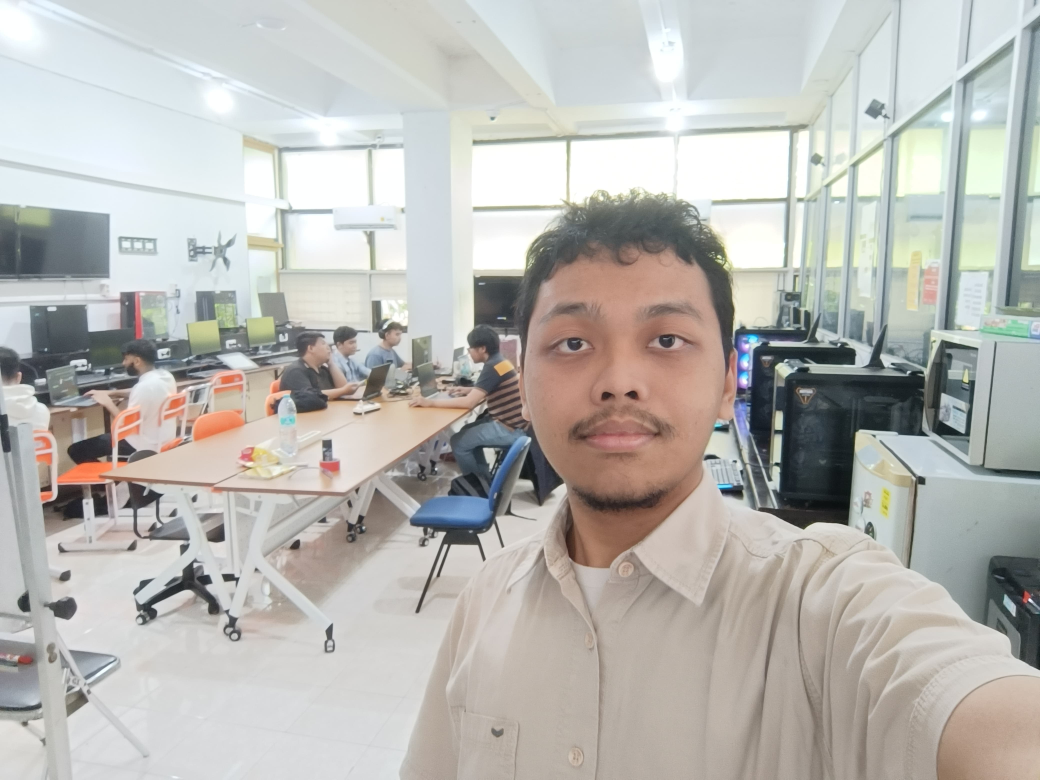
#> input picture rifqa/ExamplePerson/ExamplePerson.jpg, 4160 x 3119 px, given in place of the camera (shown at 1/4 size)
$ python practice17_MiDasDisparity.py
#> lines starting #> are read from the running program, lines starting #| are printed output that depends on the picture; after the words box and inside, x2 and y2 are one past the last pixel; in counts of white or black regions, pixels touching at a corner belong together
#> further down, frame is the input picture: shape (3119, 4160, 3); mean B, G, R 179.5, 183.7, 185.1
import cv2 as cv
import numpy as np
import torch

# Global variables to store depth and disparity maps
disparity_map = None
depth_map = None

# Function to handle mouse events
def on_mouse_click(event, x, y, flags, param):
    if event == cv.EVENT_LBUTTONDOWN:  # Check if the left mouse button was clicked
        if disparity_map is not None and depth_map is not None:
            disparity_value = disparity_map[y, x]
            depth_value = depth_map[y, x]
            print(f"Disparity at ({x}, {y}): {disparity_value}")
            print(f"Depth at ({x}, {y}): {depth_value:.2f} mm")

# Split the image frames
def frame_splitter(source_image: np.ndarray) -> tuple[np.ndarray, np.ndarray]:
    _, src_w, _ = source_image.shape
#> src_w = 4160
    hwd = int(src_w // 2)
#> hwd = 2080

    l_image = source_image[:, :hwd]
    r_image = source_image[:, hwd:]

    return l_image, r_image

# Load a pre-trained Depth Anything model (placeholder)
def apply_depth_anything(l_img):
    # Placeholder for actual Depth Anything model loading
    height, width = l_img.shape[:2]
    depth_anything_output = np.random.random((height, width)) * 255  # Placeholder for model output
    return depth_anything_output

# Function to create color bar for depth legend
def create_color_bar(colormap, height):
    color_bar = np.linspace(0, 255, 256).astype(np.uint8)
    color_bar = cv.applyColorMap(color_bar, colormap)
    color_bar = cv.resize(color_bar, (50, height))
    return color_bar

if __name__ == "__main__":

    # Open a connection to the camera (0 is usually the default camera)
    capture_device = cv.VideoCapture(0)

    # Check if the camera opened successfully
    if not capture_device.isOpened():
        print("Error: Could not open camera.")
        exit()

    # Create a StereoSGBM object with updated parameters
    stereo = cv.StereoSGBM_create(
        minDisparity=0,
        numDisparities=128,  # Must be divisible by 16
        blockSize=5,
        P1=8 * 3 * 5**2,
        P2=32 * 3 * 5**2,
        disp12MaxDiff=1,
        uniquenessRatio=10,
        speckleWindowSize=100,
        speckleRange=32
    )

    # Define the baseline distance (in mm)
    baseline = 45  # Baseline distance in mm

    # Define the focal length (in mm)
    focal_length = 400  # Example value, replace with your calculated focal length

    print("Starting, Press Q to exit..")

    while True:
        # Capture frame-by-frame
        ret, frame = capture_device.read()

        if not ret:
            print("Error: Can't receive frame. Exiting ...")
            break

        l_img, r_img = frame_splitter(frame)

        gl_img = cv.cvtColor(l_img, cv.COLOR_BGR2GRAY)
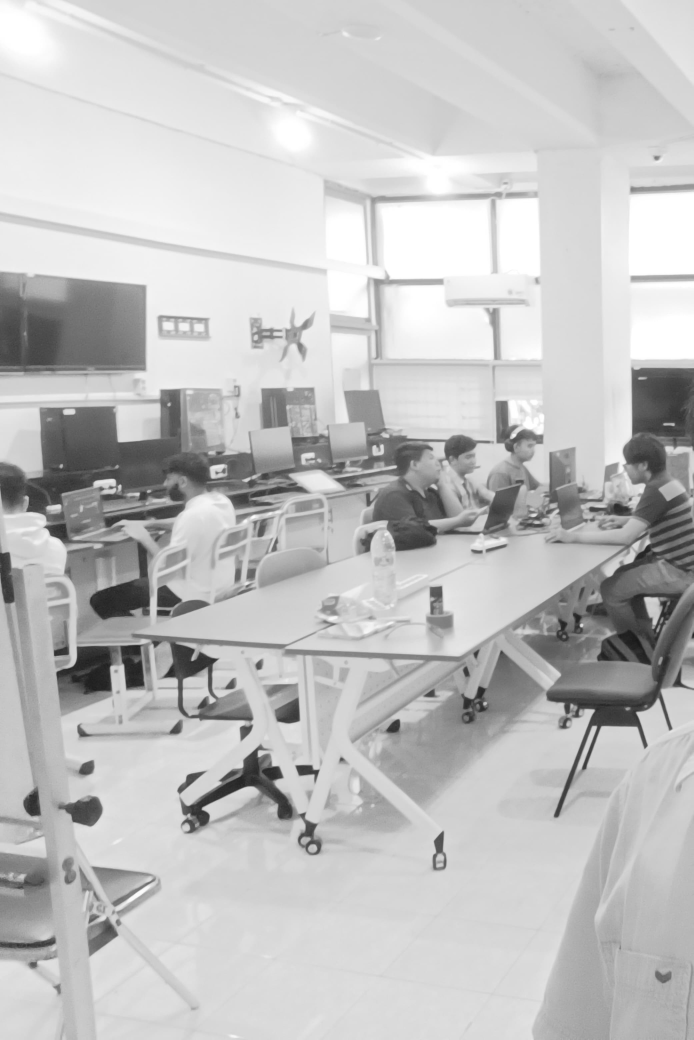
#> gl_img: shape (3119, 2080) (shown at 1/3 size); min 22, max 255, mean 193.5
        gr_img = cv.cvtColor(r_img, cv.COLOR_BGR2GRAY)
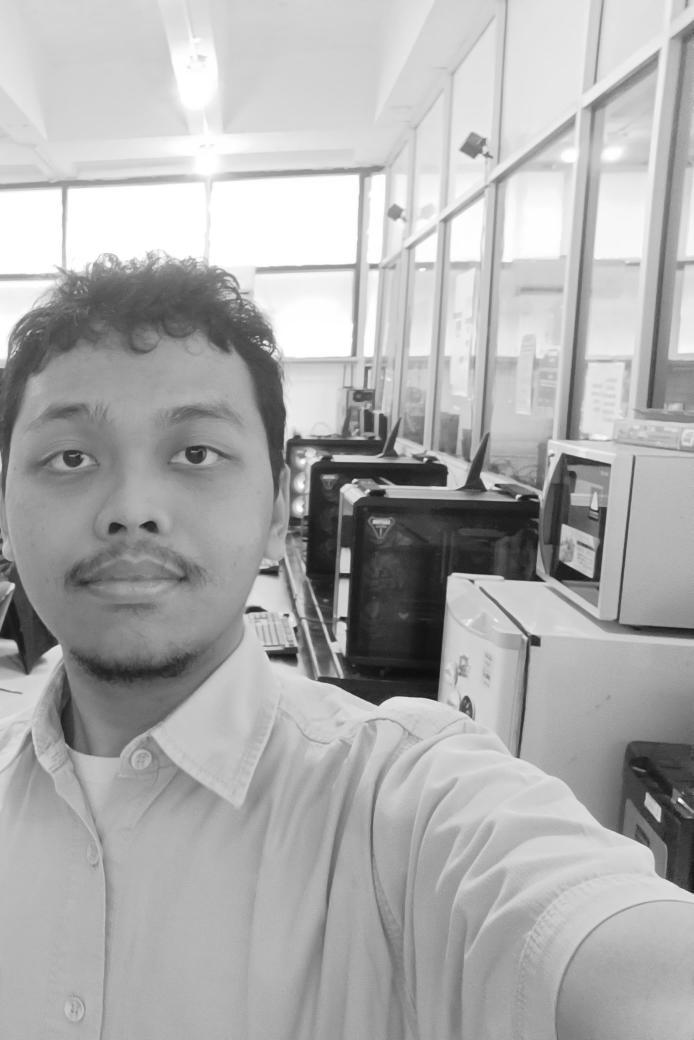
#> gr_img: shape (3119, 2080) (shown at 1/3 size); min 10, max 255, mean 173.8

        # Compute the disparity map with more detail
        disparity = stereo.compute(gl_img, gr_img).astype(np.float32)  # Convert to 32F (CV_32F)
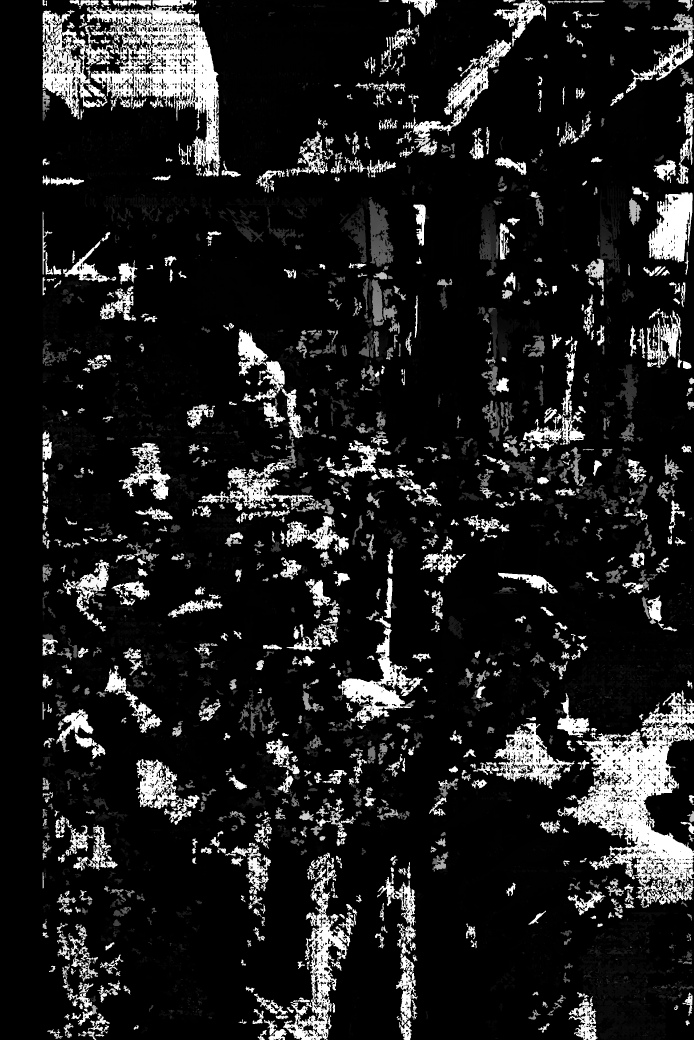
#> disparity: shape (3119, 2080) float32 (shown at 1/3 size); min -16, max 2032, mean 228.3; drawn with min black and max white

        # --- Apply Median and Bilateral Filters to Disparity Map ---
        disparity = cv.medianBlur(disparity, 5)  # Apply median filter to reduce noise
        disparity_filtered = cv.bilateralFilter(disparity, d=9, sigmaColor=75, sigmaSpace=75)  # Bilateral filter

        # Normalize the disparity map for visualization
        disparity_filtered = cv.normalize(disparity_filtered, None, alpha=0, beta=255, norm_type=cv.NORM_MINMAX)
        disparity_filtered = np.uint8(disparity_filtered)

        # Convert disparity to depth
        depth = (focal_length * baseline) / (disparity_filtered + 1e-6)

        # Apply Depth Anything model to refine depth
        depth_anything_output = apply_depth_anything(l_img)
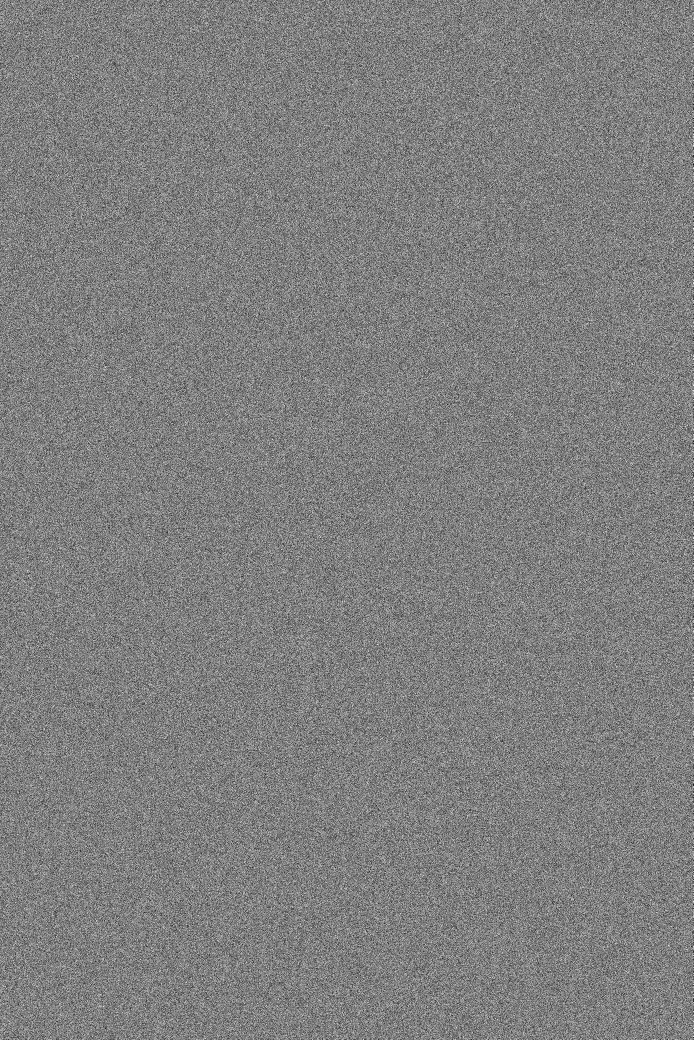
#> depth_anything_output: shape (3119, 2080) float64 (shown at 1/3 size); min 6.42e-06, max 255, mean 127.5

        # Combine disparity and Depth Anything output (give more weight to Depth Anything)
        combined_depth = 0.3 * depth + 0.7 * depth_anything_output

        # Normalize combined depth for visualization
        depth_normalized = cv.normalize(combined_depth, None, alpha=0, beta=255, norm_type=cv.NORM_MINMAX)
        depth_normalized = np.uint8(depth_normalized)

        # --- Masking based on combined depth map ---
        # Apply thresholding to create a binary mask
        mask_threshold_value = 100  # Adjust as needed
        _, mask = cv.threshold(depth_normalized, mask_threshold_value, 255, cv.THRESH_BINARY)
#> mask: shape (3119, 2080); 74.5% white; 1910 black regions (159 under 20 px), largest, box (x1, y1, x2, y2) and area: (261, 0, 1098, 531) 163693, (1672, 2073, 2080, 2723) 98010, (1707, 2720, 2080, 3119) 69256

        # Apply the mask to the left image
        masked_image = cv.bitwise_and(l_img, l_img, mask=mask)
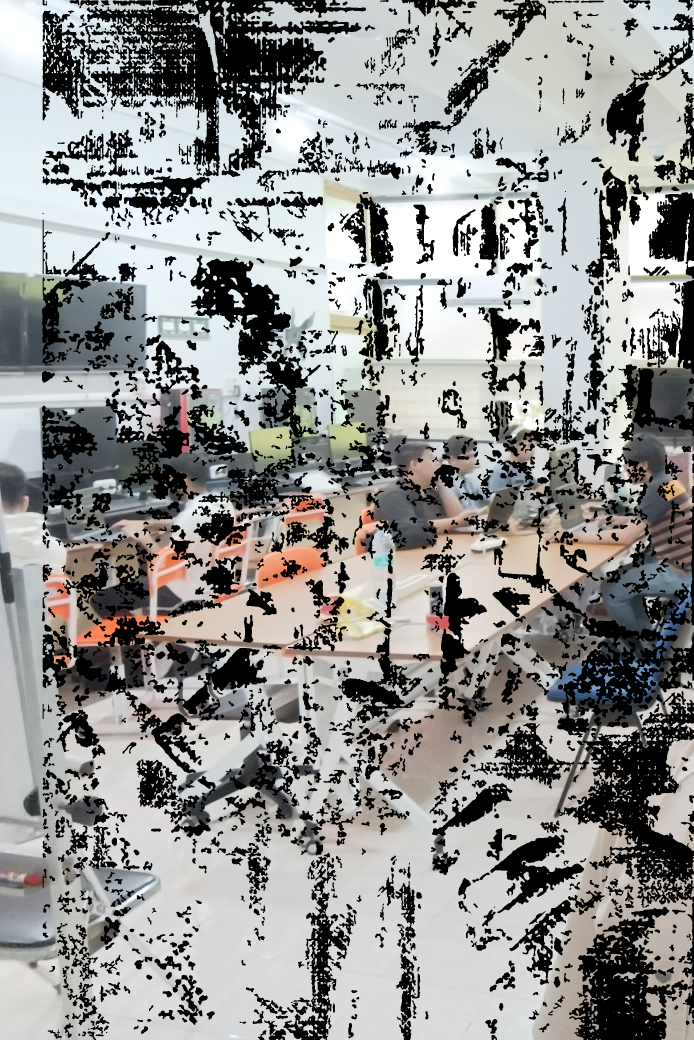
#> masked_image: shape (3119, 2080, 3) (shown at 1/3 size); mean B, G, R 143.2, 144.6, 144.7

        # --- Further Noise Reduction on the Mask ---
        # Erode and dilate to remove small noise in the mask
        kernel = np.ones((3, 3), np.uint8)
        mask_eroded = cv.erode(mask, kernel, iterations=1)
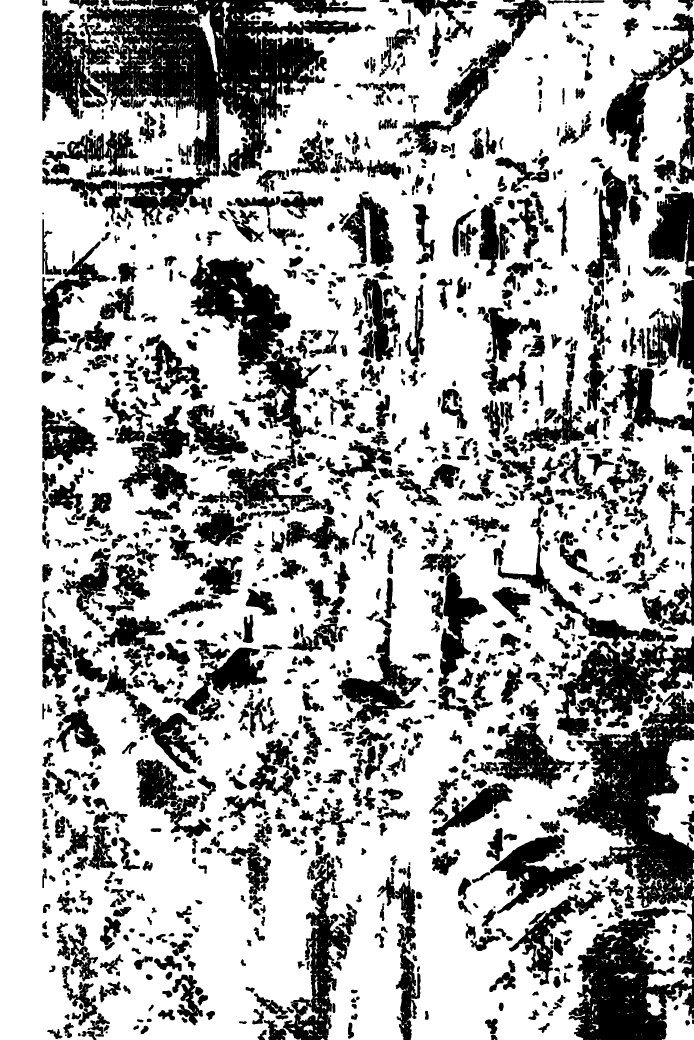
#> mask_eroded: shape (3119, 2080) (shown at 1/3 size); 68.5% white; 1411 black regions (23 under 20 px), largest, box (x1, y1, x2, y2) and area: (208, 0, 1099, 679) 209680, (1671, 2072, 2080, 2934) 116692, (570, 765, 1003, 1544) 91821
        mask_cleaned = cv.dilate(mask_eroded, kernel, iterations=1)
#> mask_cleaned: shape (3119, 2080); 74.2% white; 1628 black regions (97 under 20 px), largest, box (x1, y1, x2, y2) and area: (261, 0, 1098, 678) 182910, (1672, 2073, 2080, 2933) 103208, (1707, 2720, 2080, 3119) 70507

        # Apply the cleaned mask to the left image
        masked_image_cleaned = cv.bitwise_and(l_img, l_img, mask=mask_cleaned)

        # Display the masked image and combined depth
        cv.imshow("Masked Image (Cleaned)", masked_image_cleaned)
        cv.imshow("Combined Depth (Refined)", depth_normalized)

        # Set mouse callback function to display disparity and depth values
        cv.setMouseCallback("Combined Depth (Refined)", on_mouse_click)

        # Break the loop on 'q' key press
        if cv.waitKey(1) == ord('q'):
#> (key q is pressed here)
            break

    # Release the camera and close all OpenCV windows
    capture_device.release()
    cv.destroyAllWindows()

$ run again, on rifqa/ExamplePerson/webcam.jpg
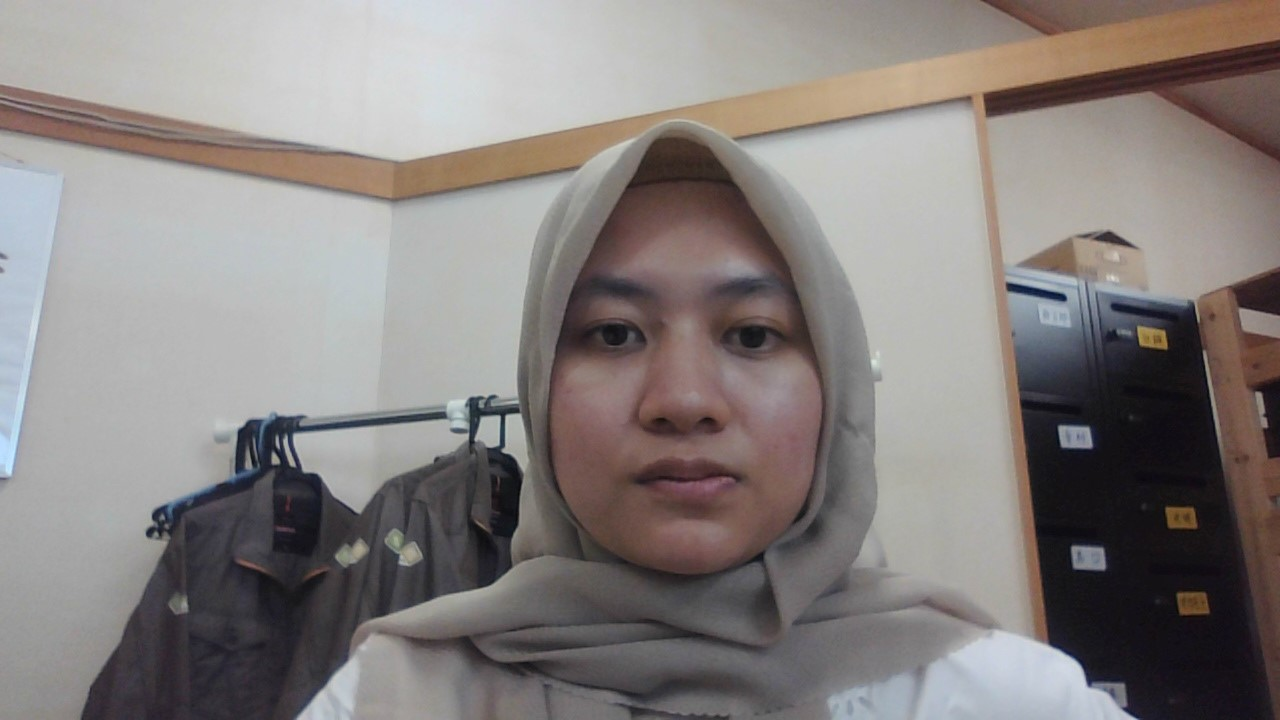
#> input picture rifqa/ExamplePerson/webcam.jpg, 1280 x 720 px, given in place of the camera
#> frame is the input picture: shape (720, 1280, 3); mean B, G, R 127, 128.8, 134.6
#> mask: shape (720, 640); 65.5% white; 84 black regions (5 under 20 px), largest, box (x1, y1, x2, y2) and area: (128, 0, 640, 136) 39230, (128, 130, 392, 473) 33738, (388, 247, 557, 447) 15564
#> `mask_eroded = cv.erode(mask, kernel, iterations=1)`:
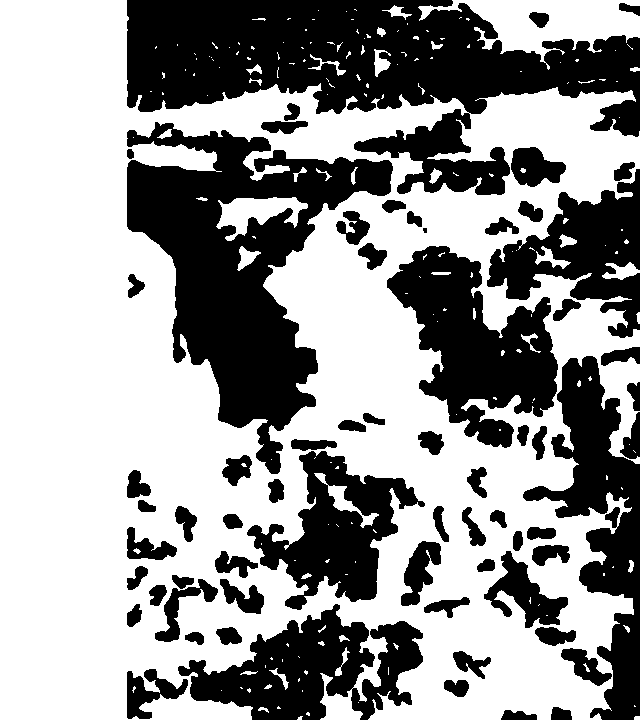
#> mask_eroded: shape (720, 640); 59.9% white; 66 black regions (1 under 20 px), largest, box (x1, y1, x2, y2) and area: (127, 0, 640, 195) 49606, (127, 122, 393, 474) 37220, (387, 246, 558, 448) 17549
#> `mask_cleaned = cv.dilate(mask_eroded, kernel, iterations=1)`:
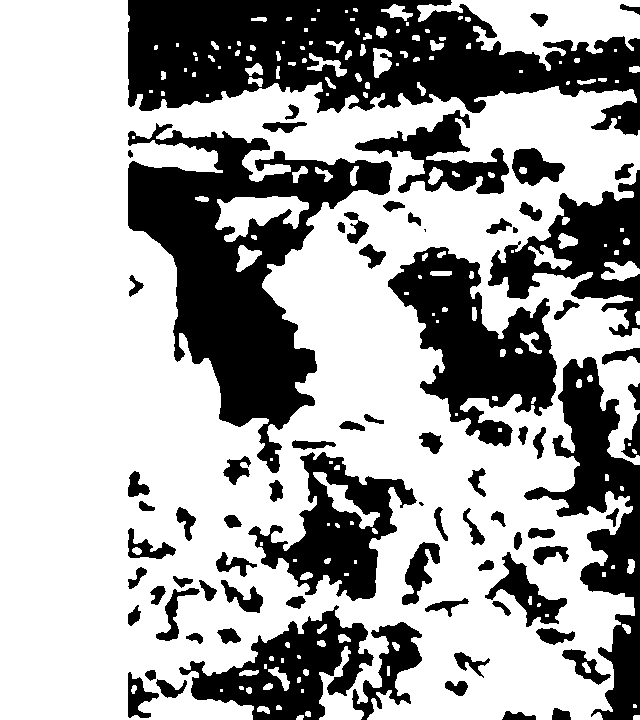
#> mask_cleaned: shape (720, 640); 65.1% white; 77 black regions (2 under 20 px), largest, box (x1, y1, x2, y2) and area: (128, 0, 640, 136) 39913, (128, 123, 392, 473) 34142, (388, 247, 557, 447) 15755
